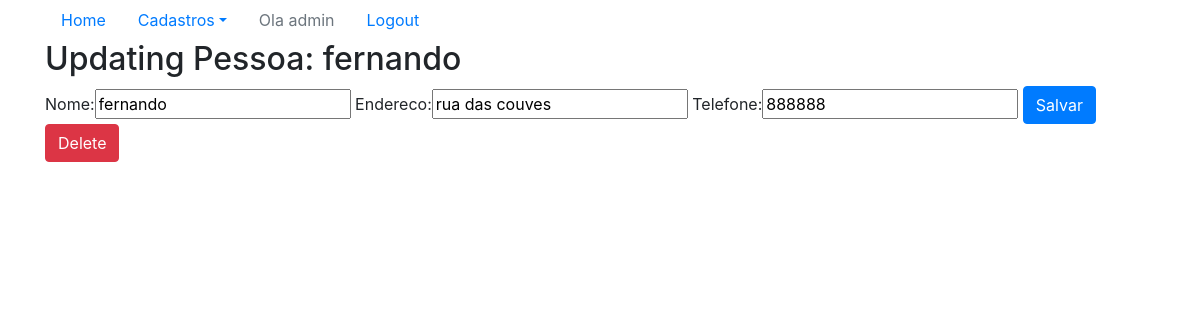
The app's page /sistema/pessoas-update/2/ (signed in) with its own data.
### core/models.py (models this page shows)
class Pessoa(models.Model):
    nome = models.CharField(max_length=100)
    endereco = models.CharField(max_length=200)
    telefone = models.CharField(max_length=20)
    """ Para remover o erro d: E1101:Class 'Pessoa' has no 'objects' member """
    objects = models.Manager()
    def __str__(self):
        return self.nome

### core/views.py (the view)
# urls.py: re_path(r'^pessoas-update/(?P<id>\d+)/$', pessoa_update,
@login_required
def pessoa_update(request, id):
    data = {}
    pessoa = Pessoa.objects.get(id=id)
    form = PessoaForm (request.POST or None, instance=pessoa)
    data['pessoa'] = pessoa
    data['form'] = form
    if request.method == 'POST':
        if form.is_valid():
            form.save()
            return redirect('core_lista_pessoas')
    else:
        return render(request, 'core/update_pessoa.html', data)

### core/forms.py
class PessoaForm(ModelForm):
    class Meta:
        model  = Pessoa
        fields = '__all__'

### core/templates/core/update_pessoa.html (shortened to what this page needs)
{% extends 'base.html' %}
{% load bootstrap %}
{% block main %}
<div class="row">
    <div class="col">
        <h2>Updating Pessoa: {{pessoa}}</h2>
        <form action="{% url 'core_pessoa_update' pessoa.id %}" method="POST">
            {{form|bootstrap}}
            <button type="submit" class="btn btn-primary">Salvar</button>
            <a href="{% url 'core_pessoa_delete' pessoa.id%}" class="btn btn-danger"> Delete </a>
        </form>
    </div>
</div>
{% endblock  %}

### templates/base.html (shortened to what this page needs)
{% load static %}
<!DOCTYPE html>
<html lang="pt-br">
<head>
    <link rel="stylesheet" href="{% static 'bootstrap/css/bootstrap.css' %}">
    <link rel="stylesheet" href="{% static 'css/style.css' %}">
</head>
<body>
    <div class="container">
        {% block menu %}
            <ul class="nav nav-pills">
                <li class="nav-item">
                    <a class="nav-link {{menu_home_ativo}}" href="{% url 'core_home' %}">Home</a>
                </li>
                <li class="nav-item dropdown">
                    <a class="nav-link dropdown-toggle {{menu_cadastro_ativo}}" data-toggle="dropdown" href="#" role="button" aria-haspopup="true" aria-expanded="false">Cadastros</a>
                </li>
                {% if user.is_authenticated  %}
                <li class="nav-item">
                    <a class="nav-link disabled" href="">Ola {{user}} </a>
                </li>
                <li class="nav-item">
                    <a class="nav-link" href=" {% url 'logout' %}">Logout</a>
                </li>
                {% else %}
                <li class="nav-item">
                    <a class="nav-link" href=" {% url 'login' %}">Login</a>
                </li>
                {% endif %}
            </ul>
        {% endblock %}
        {% block main %}
        {% endblock  %}
    </div>
</body>
</html>

### records on screen
Pessoa: nome "fernando", endereco "rua das couves", telefone "888888"

### other values on screen
{{ user }} "admin"
